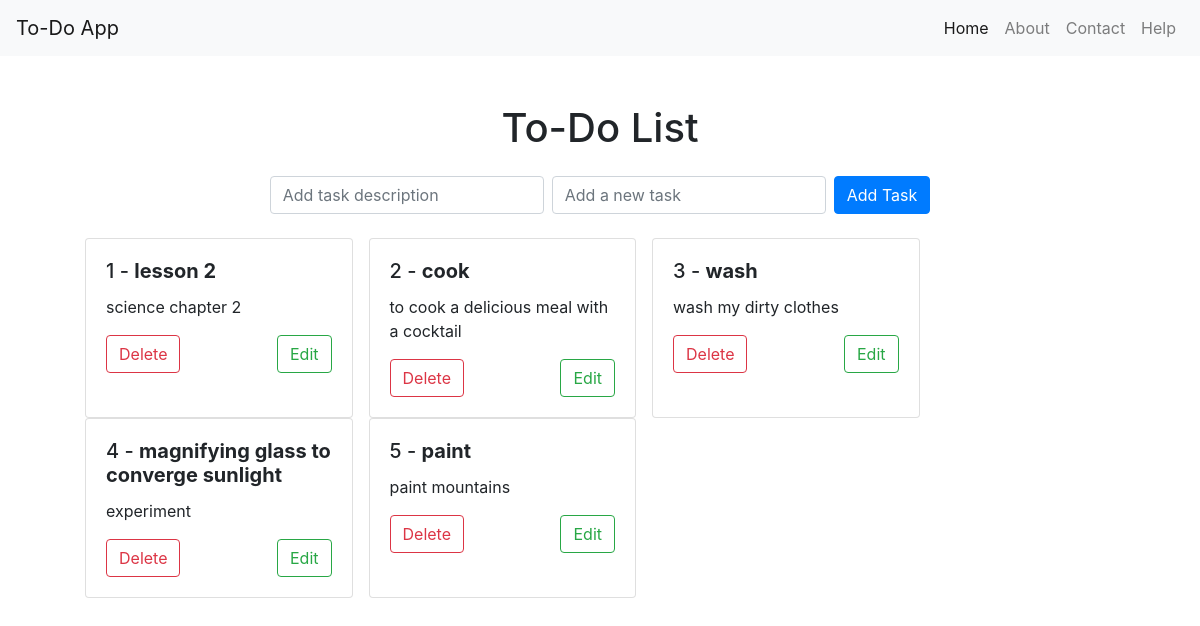
The page / on the database its author committed.
### app.py (models this page shows, shortened)
class Todo(db.Model):
    id: Mapped[int] = mapped_column(primary_key=True)
    task: Mapped[str] = mapped_column(unique=True)
    desc: Mapped[str] = mapped_column()
    date: Mapped[datetime] = mapped_column(default=datetime.utcnow)

### app.py (the view, shortened to what this page needs)
@app.route("/", methods=['GET', 'POST'])
def homepage():
    todos = Todo.query.all()
    return render_template('index.html', todos=todos), 200

### templates/index.html (shortened to what this page needs)
{% extends 'base.html' %} {% block title %} Home {% endblock %} {% block body %}
<div class="container mt-5">
  <h1 class="text-center mb-4">To-Do List</h1>
  <form
    id="todo-form"
    class="form-inline justify-content-center align-items-center mb-4"
    action="/"
    method="POST"
  >
    <input
      type="text"
      id="todo-desc"
      class="form-control mr-2"
      placeholder="Add task description"
      required
      name="desc"
    />
    <input
      type="text"
      id="todo-input"
      class="form-control mr-2"
      placeholder="Add a new task"
      name="task"
      required
    />
    <button type="submit" class="btn btn-primary">Add Task</button>
  </form>
  {% if todos|length == 0 %}
  <div class="alert alert-warning text-center">No Tasks Found</div>
  {% else %}
  <div class="container">
    <ul id="todo-list" class="row row-cols-4">
      {% for todo in todos %}
      <li class="card" style="width: 18rem; margin-right: 1rem">
        <div class="card-body">
          <h5 class="card-title">{{loop.index}} - <b>{{ todo.task }}</b></h5>
          <p class="card-text">{{todo.desc}}</p>
          <div class="d-flex justify-content-between">
            <a href="/delete/{{todo.id}}" class="btn btn-outline-danger btn-md">
              Delete
            </a>
            <a href="/edit/{{todo.id}}" class="btn btn-outline-success btn-md">
              Edit
            </a>
          </div>
        </div>
      </li>
      {% endfor %}
    </ul>
  </div>
  {% endif %}
</div>
{% endblock body %}

### templates/base.html (shortened to what this page needs)
<!DOCTYPE html>
<html lang="en">
  <head>
    <link
      href="https://stackpath.bootstrapcdn.com/bootstrap/4.5.2/css/bootstrap.min.css"
      rel="stylesheet"
    />
  </head>
  <body>
    <nav class="navbar navbar-expand-lg navbar-light bg-light">
      <a class="navbar-brand" href="#">To-Do App</a>
      <div class="collapse navbar-collapse" id="navbarNav">
        <ul class="navbar-nav ml-auto">
          <li class="nav-item active">
            <a class="nav-link" href="#"
              >Home <span class="sr-only">(current)</span></a
            >
          </li>
          <li class="nav-item">
            <a class="nav-link" href="#">About</a>
          </li>
          <li class="nav-item">
            <a class="nav-link" href="#">Contact</a>
          </li>
          <li class="nav-item">
            <a class="nav-link" href="#">Help</a>
          </li>
        </ul>
      </div>
    </nav>
    {% block body %} {% endblock body %}
  </body>
</html>

### rows shown on the page
Todo: task "lesson 2", desc "science chapter 2"
Todo: task "cook", desc "to cook a delicious meal with a cocktail"
Todo: task "wash", desc "wash my dirty clothes"
Todo: task "magnifying glass to converge sunlight", desc "experiment"
Todo: task "paint", desc "paint mountains"
